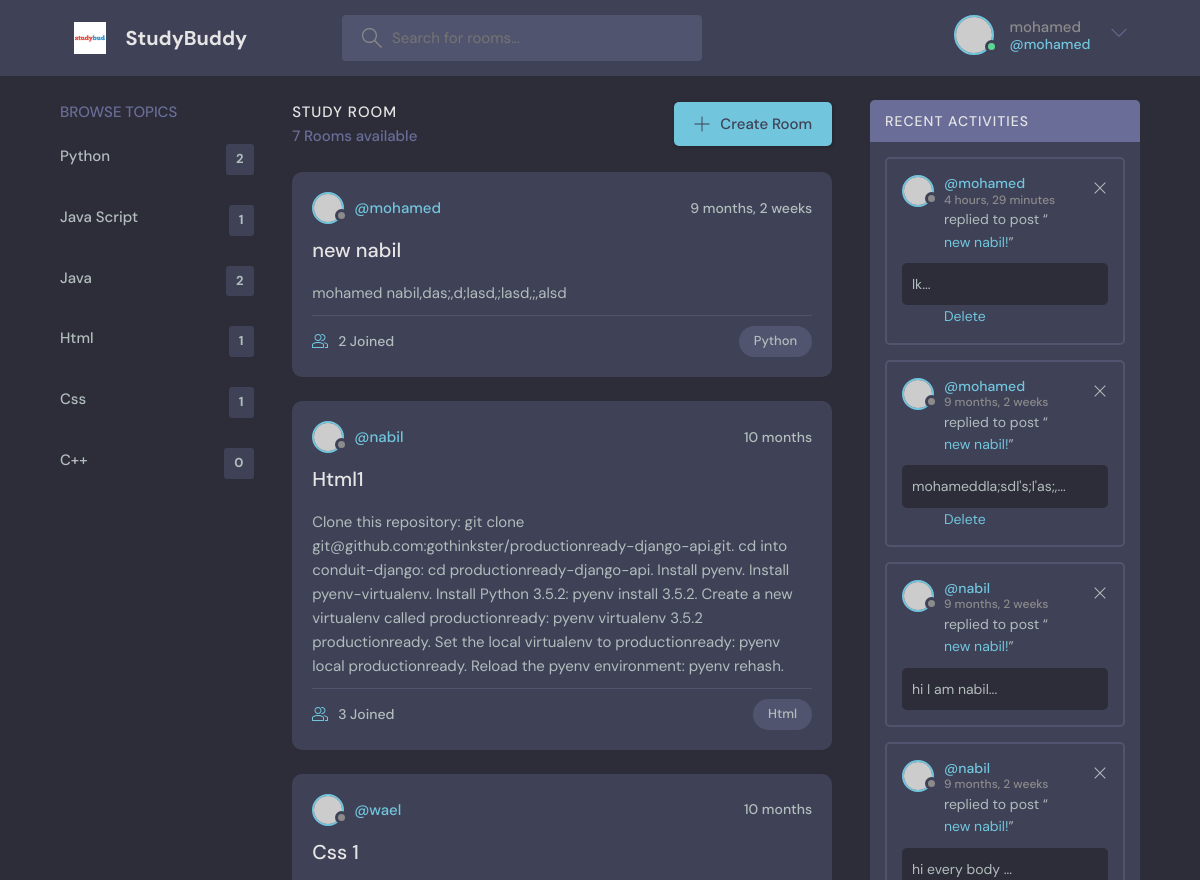
The app's page / (signed in, upper part), older data.
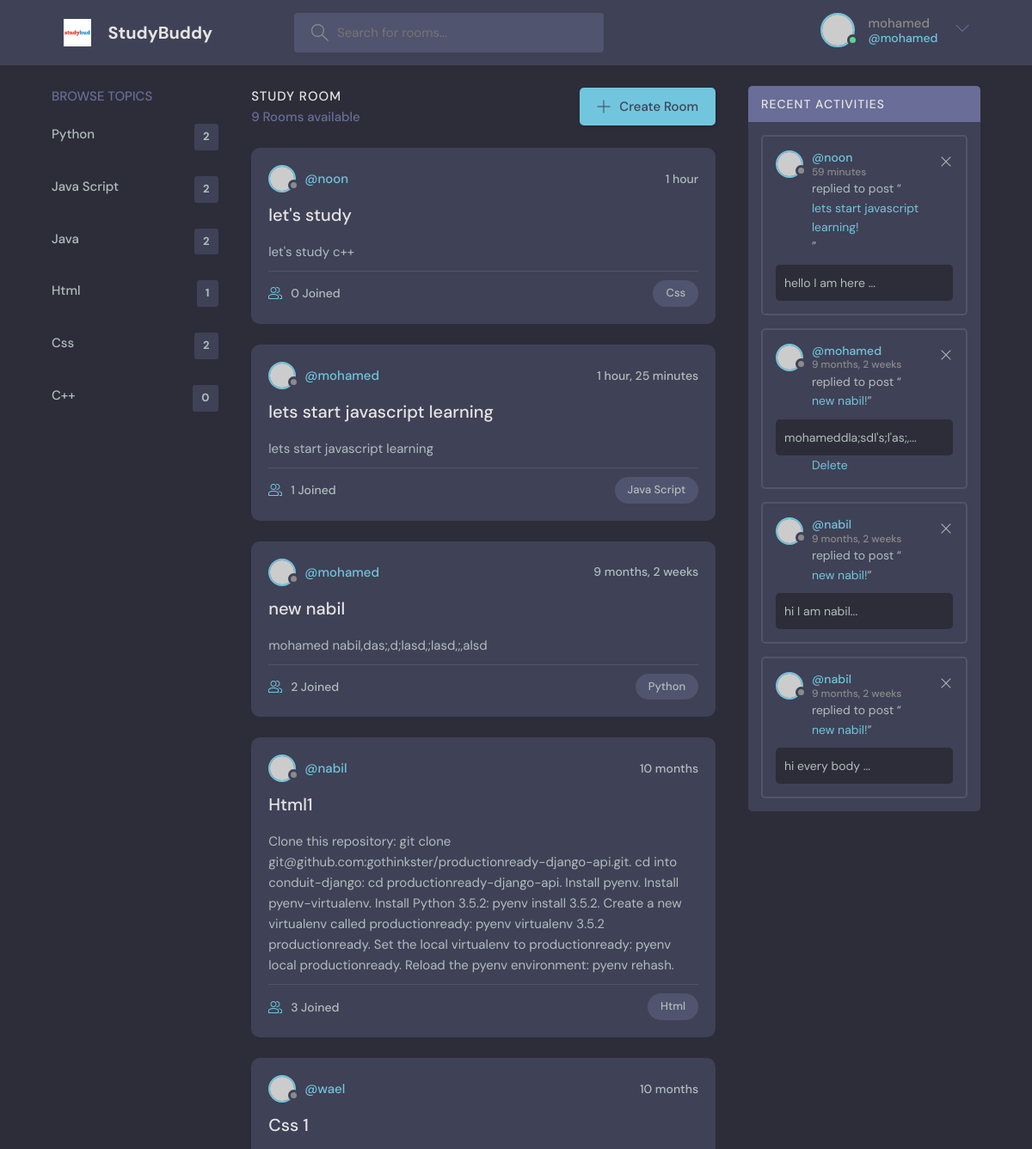
The same page, newer data.
### base/models.py (models this page shows)
class Topic(models.Model):
    name = models.CharField(max_length=100)
    def __str__(self):
        return self.name

class Room(models.Model):
    topic = models.ForeignKey(Topic, on_delete=models.SET_NULL, null=True)
    host = models.ForeignKey(User, on_delete=models.SET_NULL, null=True, )
    name = models.CharField(max_length=200)
    description = models.TextField()
    participants = models.ManyToManyField(User, related_name="participants", blank=True)
    updated = models.DateTimeField(auto_now_add=True)
    created = models.DateTimeField(auto_now=True)
    def __str__(self):
        return self.name
    class Meta:
        ordering = ["-created",]

class Message(models.Model):
    user = models.ForeignKey(User, on_delete=models.CASCADE)
    room = models.ForeignKey(Room, on_delete=models.CASCADE)
    body = models.TextField()
    updated = models.DateTimeField(auto_now_add=True)
    created = models.DateTimeField(auto_now=True)
    def __str__(self):
        return self.body[0:50]
    class Meta:
        ordering = ["-created", ]

### base/views.py (the view)
# urls.py: path('', views.home, name="home"),
def home(request):
    q = request.GET.get('q') if request.GET.get('q') is not None else ""
    rooms = Room.objects.filter(Q(topic__name__contains=q) |
                                Q(description__contains=q) |
                                Q(name__contains=q)
                                )
    count = rooms.count()
    topics = Topic.objects.all()
    room_messages = Message.objects.all()
    context = {'rooms': rooms, 'topics': topics, "count": count, "room_messages": room_messages}
    return render(request=request,
                  template_name="base/home.html",
                  context=context)

### base/templates/base/home.html (shortened to what this page needs)
{% extends 'main.html' %}
{% block content %}
<main class="layout layout--3">
      <div class="container">
        <div class="topics">
          <div class="topics__header">
            <h2>Browse Topics</h2>
          </div>
          <div >
         {% include 'base/topics_component.html' %}
     </div>
        </div>
        <div class="roomList">
          <div class="roomList__header">
            <div>
              <h2>Study Room</h2>
              <p>{{count}} Rooms available</p>
            </div>
            <a class="btn btn--main" href=" {% url 'create-room' %} ">
              <svg version="1.1" xmlns="http://www.w3.org/2000/svg" width="32" height="32" viewBox="0 0 32 32">
                <title>add</title>
                <path
                  d="M16.943 0.943h-1.885v14.115h-14.115v1.885h14.115v14.115h1.885v-14.115h14.115v-1.885h-14.115v-14.115z"
                ></path>
              </svg>
              Create Room
            </a>
          </div>
         {% include 'base/feed_component.html'%}
        </div>
        <div class="activities">
          <div class="activities__header">
            <h2>Recent Activities</h2>
          </div>
          {% include 'base/activities_component.html'%}
          </div>
      </div>
    </main>
{% endblock %}

### base/templates/base/topics_component.html
        <ul class="topics__list">
         {% for topic in topics %}
         <div>
             <li>
             <a href=" {% url 'home' %}?q={{topic.name}}"> {{topic.name}} <span>
                 {{topic.room_set.all.count}}
                  </span></a>
             </li>
         </div>
       {% endfor %}
        </ul>

### base/templates/base/feed_component.html (shortened to what this page needs)
 {% for room in rooms %}
 <div class="roomListRoom">
            <div class="roomListRoom__header">
              <a href=" {% url 'user-profile' room.host.id %} " class="roomListRoom__author">
                <div class="avatar avatar--small">
                  <img src="https://randomuser.me/api/portraits/women/11.jpg" />
                </div>
                <span>@{{room.host}}</span>
              </a>
              <div class="roomListRoom__actions">
                <span>{{room.created|timesince}}</span>
              </div>
            </div>
            <div class="roomListRoom__content">
              <a href="{%url 'room' room.id %}">{{room.name}}</a>
              <p>
               {{room.description}}
              </p>
            </div>
            <div class="roomListRoom__meta">
              <small href="room.html" class="roomListRoom__joined">
                {{ room.participants.count}} Joined
              </small>
              <p class="roomListRoom__topic">{{room.topic}}</p>
            </div>
          </div>
  {% endfor %}

### base/templates/base/activities_component.html
   {% for message in room_messages%}
    <div class="activities__box">
            <div class="activities__boxHeader roomListRoom__header">
              <a href="profile.html" class="roomListRoom__author">
                <div class="avatar avatar--small">
                  <img src="https://randomuser.me/api/portraits/women/11.jpg" />
                </div>
                <p>
                  @{{message.user.username}}
                  <span> {{ message.created | timesince }}</span>
                </p>
              </a>
              <div class="roomListRoom__actions">
                <a href="#">
                  <svg version="1.1" xmlns="http://www.w3.org/2000/svg" width="32" height="32" viewBox="0 0 32 32">
                    <title>remove</title>
                    <path
                      d="M27.314 6.019l-1.333-1.333-9.98 9.981-9.981-9.981-1.333 1.333 9.981 9.981-9.981 9.98 1.333 1.333 9.981-9.98 9.98 9.98 1.333-1.333-9.98-9.98 9.98-9.981z"
                    ></path>
                  </svg>
                </a>
              </div>
            </div>
            <div class="activities__boxContent">
              <p>replied to post “<a href="{% url 'room' message.room.id %}">{{message.room}}!</a>”</p>
              <div class="activities__boxRoomContent">
                {{message}}...
              </div>
                {% if request.user == message.user %}
                <a href="{% url 'delete-message' message.id %}" > Delete </a>
             {% endif %}
            </div>
          </div>
    {%endfor%}

Row changes from the older to the newer data that the page shows:
removed Message: user.username "mohamed", created "4 hours, 29 minutes", room "new nabil", body "lk", shows "Delete"
computed for Topic "Java Script": room_set.all.count "1" → "2"
computed for Topic "Css": room_set.all.count "1" → "2"
added Room: host "noon", created "1 hour", name "let's study", description "let's study c++", participants.count "0", topic "Css"
added Room: host "mohamed", created "1 hour, 25 minutes", name "lets start javascript learning", description "lets start javascript learning", participants.count "1", topic "Java Script"
added Message: user.username "noon", created "59 minutes", room "lets start javascript learning", body "hello I am here"
Text that changed along with them:
{{ count }}: "7" → "9"
